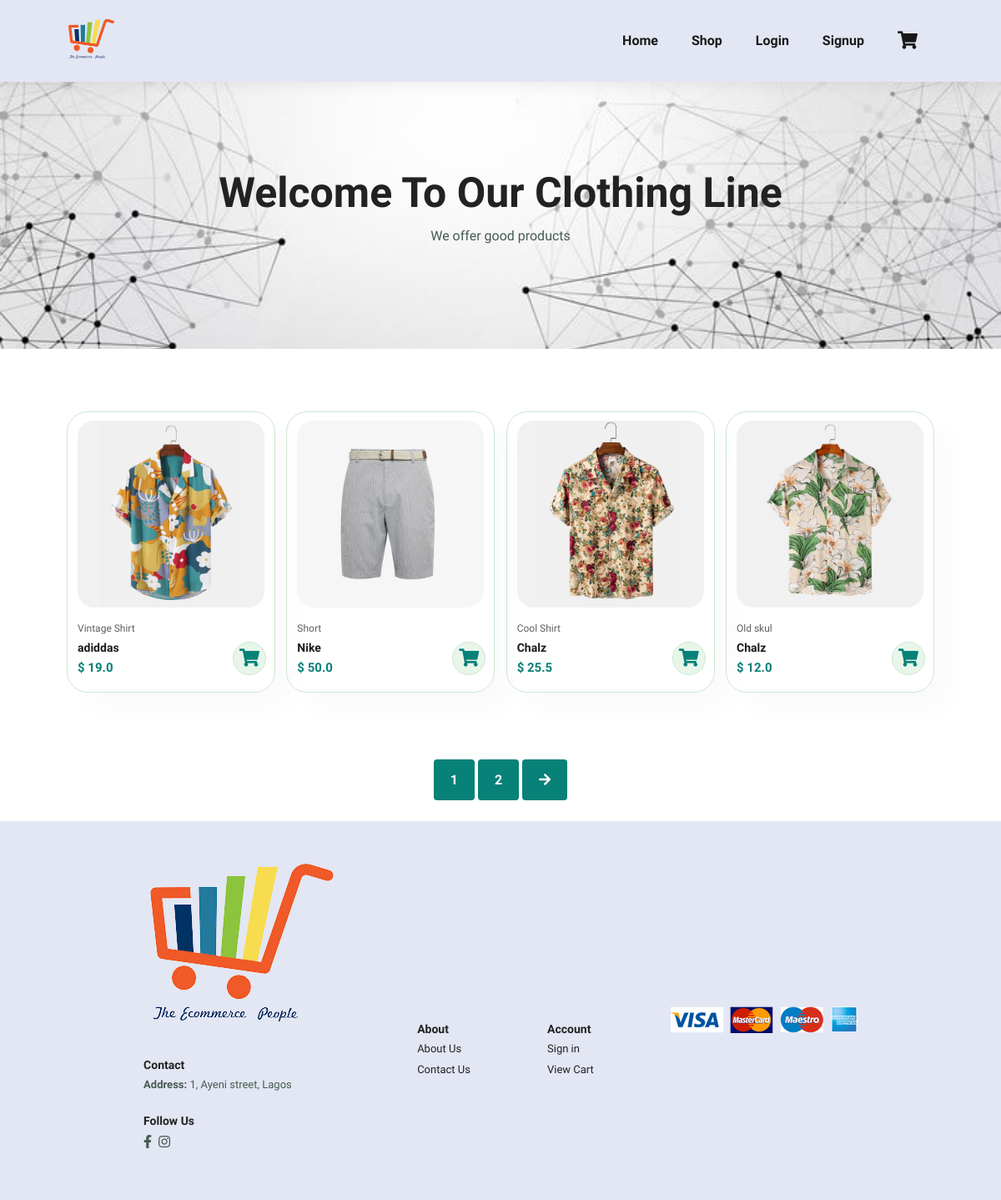
Page /shop/ on the earlier database version.
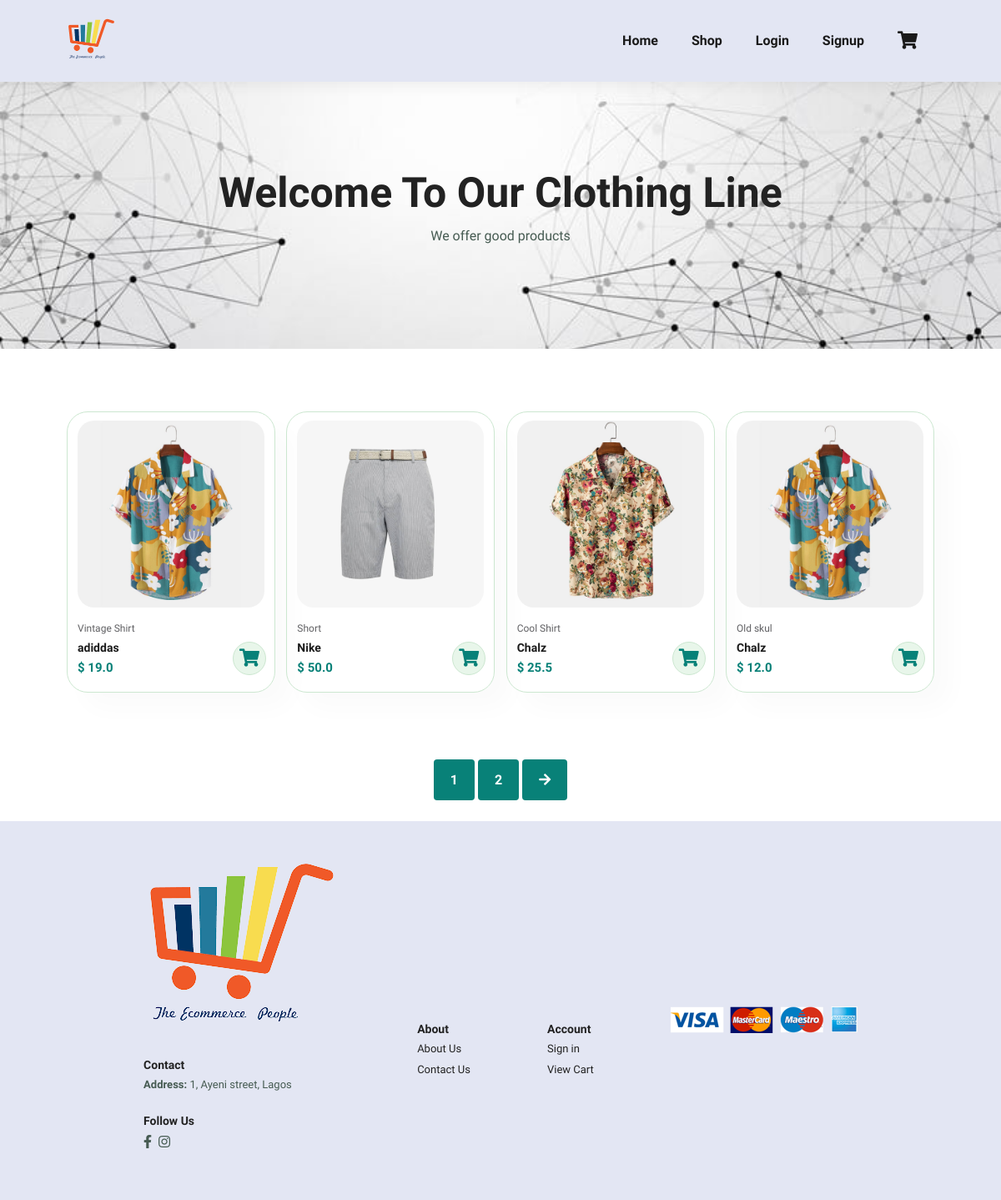
Same page on the later database version.
### core/models.py (models this page shows, shortened)
class Item(models.Model):
    title = models.CharField(max_length=100)
    brand = models.CharField(max_length=100)
    price = models.FloatField()
    discount_price = models.FloatField(blank=True, null=True)
    category = models.CharField(choices=CATEGORY_CHOICES, max_length=20)
    slug = models.SlugField(unique=True)
    description = models.TextField()
    image = models.ImageField(blank=True, null=True)
    another = models.TextField(blank=True, null=True)
    sizes_of_items = models.ForeignKey(Size_Instance, on_delete=models.CASCADE)
    color_of_items = models.ForeignKey(Color_Instance, on_delete=models.CASCADE)
    def get_absolute_url(self):
        return reverse("product_page", kwargs={'slug': self.slug})

### core/views.py (the view)
# urls.py: path('shop/', ShopView.as_view(), name='shop_view'),
class ShopView(ListView):
	def get(self, *args, **kwargs):
		Items = Item.objects.all()
		context = {'Item':Items}
		return render(self.request, "shop.html", context)

### templates/shop.html
{% extends 'base.html' %}
{% load static %}
{% block content %}
    <link rel="stylesheet" href="{% static 'shop.css' %}">
    <section id="page-header">
        <h2>Welcome To Our Clothing Line</h2>
        <p>We offer good products</p>
    </section>
    <section id="product1" class="section-p1">
        <div class="pro-container">
            {% for item in Item %}
            <div class="pro">
                <a href="{{ item.get_absolute_url }}"><img src="{{item.image.url}}" alt=""></a>
                <div class="des">
                    <span>{{ item.title }}</span>
                    <h5>{{ item.brand }}</h5>
                    <h4>${% if item.discount_price %}
                        {{ item.discount_price }}
                      {% else %}
                        {{ item.price }}
                      {% endif %}</h4>
                </div>
                <a href="#" class="cart"><i class="fas fa-shopping-cart  fa-lg"></i></a>
            </div>
            {% endfor %}
        </div>
    </section>
    <section id="pagination" class="section-p1">
        <a href="#">1</a>
        <a href="#">2</a>
        <a href="#"><i class="fas fa-arrow-right"></i></a>
    </section>
{% endblock content %}

### templates/base.html (shortened to what this page needs)
{% load static %}
<!DOCTYPE html>
<html lang="en">
<head>
    <link rel="stylesheet" href="https://use.fontawesome.com/releases/v5.15.4/css/all.css"/>
    <link rel="stylesheet" href="https://cdn.jsdelivr.net/npm/bootstrap-icons@1.3.0/font/bootstrap-icons.css">
    <link rel="stylesheet" href="{% static 'main.css' %}">
    <link rel="stylesheet" href="{% static 'shop.css' %}">
</head>
<body>
    <section id="header">
        <a href="#"> <img src="{% static 'img/oo.png' %}" class="logo" width="25%" alt=""></a>
        <div>
            <ul id="navbar">
                <li><a class="" href="/">Home</a></li>
                <li><a href="{% url 'shop_view' %}">Shop</a></li>
                {% if request.user.is_authenticated %}
                    <li><a href="{% url 'account_logout' %}">Logout</a></li>
                    <li><a href="{% url 'account_change_password' %}">Change Password</a></li>
                {% else %}
                    <li><a href="{% url 'account_login' %}">Login</a></li>
                    <li><a href="{% url 'account_signup' %}">Signup</a></li>
                {% endif %}
                <li id="lg-bag"><a href="{%  url 'cart' %}"><i class="fas fa-shopping-cart  fa-lg"></i></a></li>
            </ul>
        </div>
    </section>
    {% block content %}
    {% endblock content %}
    <footer class="section-p1">
        <div class="col">
            <img class="logo" src="{% static 'img/oo.png' %}" height="10%" alt="">
            <h4>Contact</h4>
            <p><strong>Address: </strong> 1, Ayeni street, Lagos</p>
            <div class="follow">
                <h4>Follow Us</h4>
                <div class="icon">
                    <i class="fab fa-facebook-f"></i>
                    <i class="fab fa-instagram"></i>
                </div>
            </div>
        </div>
        <div class="col">
            <h4>About</h4>
            <a href="#">About Us</a>
            <a href="#">Contact Us</a>
        </div>
        <div class="col">
            <h4>Account</h4>
            <a href="#">Sign in</a>
            <a href="#">View Cart</a>
        </div>
        <div class="col">
            <img src="{% static 'img/img/pay/pay.png' %}">
        </div>
    </footer>
</body>
</html>

### static_files/main.css (style rules this page uses)
* { margin: 0; padding: 0; box-sizing: border-box; font-family: 'Spartan', sans-serif; }
h2 { font-size:50px; line-height: 54px; color: #222; }
h4 { font-size: 20px; color: #222 }
p { font-size: 16px; color: #465b52; margin: 15px 0 20px 0; }
.section-p1 { padding: 40px 80px; }
body { width: 100%; }
#header { display: flex; align-items: center; justify-content: space-between; padding: 20px 80px; background: #E3E6F3; box-shadow: 0 5px 15px rgba(0, 0, 0, 0.06); z-index: 999; position: sticky; top: 0; left: 0; }
#navbar { display: flex; align-items: center; justify-content: center; }
#navbar li { list-style: none; padding: 0 20px; position: relative; }
#navbar li a { text-decoration: none; font-size: 16px; font-weight: 600; color: #1a1a1a; transition: 0.3s ease; }
#product1 { text-align:center }
#product1 .pro-container { display: flex; justify-content: space-between; padding-top: 20px; flex-wrap: wrap; }
#product1 .pro { width: 23%; min-width: 250px; padding: 10px 12px; border: 1px solid #cce7d0; border-radius: 25px; cursor: pointer; box-shadow: 20px 20px 30px rgba(0,0,0,0.02); margin: 15px 0; transition: 0.2s ease; position: relative; }
#product1 .pro img { width: 100%; border-radius: 20px; }
#product1 .pro .des { text-align: start; padding: 10px 0; }
#product1 .pro .des span { color: #606063; font-size: 12px; }
#product1 .pro .des h5 { padding-top: 7px; color: #1a1a1a; font-size: 14px; }
#product1 .pro .des h4 { padding-top: 7px; font-size: 15px; font-weight: 700; color: #088178; }
#product1 .pro .cart { width: 40px; height: 40px; line-height: 40px; border-radius: 50px; background-color: #e8f6ea; font-weight: 500; color: #088178; border: 1px solid #cce7d0; position: absolute; bottom: 20px; right: 10px; }
footer { display: flex; background: #E3E6F3; align-content: center; flex-direction: row; flex-wrap: wrap; justify-content: space-evenly; align-items: baseline; }
footer .col { display: flex; flex-direction: column; align-items: flex-start; margin-bottom: 20px; }
footer .logo { margin-bottom: 30px; }
footer h4 { font-size: 14px; margin: 0 0 8px 0; }
footer p { font-size: 13px; margin: 0 0 8px 0; }
footer a { font-size: 13px; text-decoration: none; color: #222; margin-bottom: 10px; }
footer .follow { margin-top: 20px; }
footer .follow i { color: #465b52; padding-right: 4px; cursor: pointer; }

### static_files/shop.css (style rules this page uses)
#page-header { background-image: url("img/banner.png"); width: 100%; height: 40vh; background-size: cover; display: flex; justify-content: center; text-align: center; flex-direction: column; padding: 14px; }
#pagination { text-align: center; }
#pagination a { text-decoration: none; background-color: #088178; padding: 15px 20px; border-radius: 4px; color: #fff; font-weight: 600; }
#pagination a i { font-size: 16px; font-weight: 600; }

Differences in the rows shown:
changed Item "Old skul": image: a different picture
